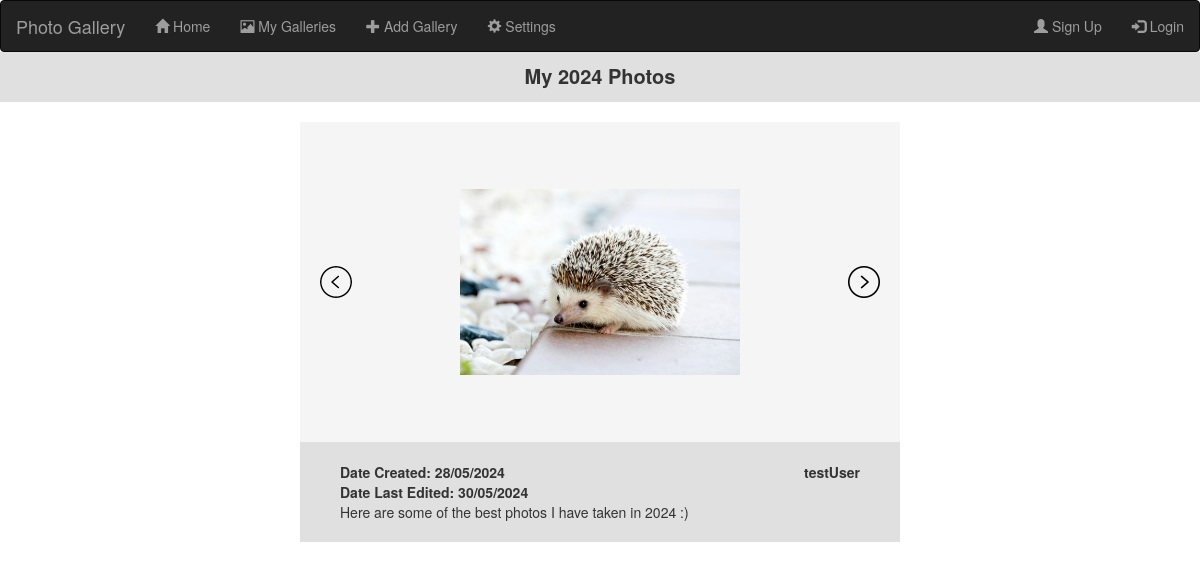
Screenshot of /viewGallery4 with the database file from the repository.
### app.py (models this page shows, shortened)
class Gallery(db.Model):
    __tablename__ = 'galleries'
    id = db.Column(db.Integer, primary_key=True)
    userId = db.Column(db.Integer, db.ForeignKey(User.id))
    numPhotos = db.Column(db.Integer)
    title = db.Column(db.String(40))
    dateCreated = db.Column(db.Date)
    dateLastEdited = db.Column(db.Date)
    description = db.Column(db.Text)
    photos = db.relationship('Photo', backref='gallery')

class Photo(db.Model):
    __tablename__ = 'photos'
    __bind_key__ = 'photos'
    id = db.Column(db.Integer, primary_key=True)
    galleryId = db.Column(db.Integer, db.ForeignKey(Gallery.id))
    photoURL = db.Column(db.String(32))
    thumbnailURL = db.Column(db.String(32))

class User(UserMixin, db.Model):
    __tablename__ = 'users'
    __bind_key__ = 'users'
    id = db.Column(db.Integer, primary_key = True)
    fname = db.Column(db.String(32))
    lname = db.Column(db.String(32))
    email = db.Column(db.String(300), unique = True)
    username = db.Column(db.String(24))
    passwordHash = db.Column(db.String(128))
    galleries = db.relationship('Gallery', backref='user')

### app.py (the view)
@app.route("/viewGallery<int:galleryID>")
def viewGallery(galleryID):
    gallery = getGalleries()[galleryID]
    photos = Photo.query.filter_by(galleryId=gallery['id']).all()
    URLs = {}
    count = 0
    for photo in photos:
        URLs[count] = photo.photoURL
        count += 1
    return render_template('indvGallery.html', URLs = URLs, username = getCurrentUsername(), title = gallery['title'], description = gallery['description'], numPhotos = gallery['numPhotos'], dateCreated = gallery['dateCreated'], dateLastEdited = gallery['dateLastEdited'], galleryUsername = users[gallery['userId']]["username"], loggedIn = isLoggedIn())

### app.py (called while the page is built, shortened)
def getCurrentUsername():
    currentUserID = session.get("userId", None)
    currentUsername = None
    if currentUserID != None:
        currentUsername = loadUser(currentUserID).username
    return currentUsername

def isLoggedIn():
    if 'loggedIn' not in session:
        session['loggedIn'] = False
        session.modified = True
    return session['loggedIn']

def getGalleries(refresh = False):
    return galleries

### templates/indvGallery.html (shortened to what this page needs)
{% extends "base.html" %}
{% block content %}
    <div class = "pageTitle">
        {{title}}
    </div>
    <div id = "indvGallery">
        <div class = "galleryImages">
            <img src = "{{ url_for('static', filename = 'leftArrow.png') }}" class = "leftArrow" onclick = "nextPhoto(-1)">
            <img src = "{{URLs[0]}}" id = "photo" class = "galleryPhoto">
            <img src = "{{ url_for('static', filename = 'rightArrow.png') }}" class = "rightArrow" onclick = "nextPhoto(1)">
        </div>
        <div class = "galleryDetails">
            <div class = "galleryDates">
                Date Created: {{dateCreated.strftime('%d/%m/%Y')}}<br>
                Date Last Edited: {{dateLastEdited.strftime('%d/%m/%Y')}}
            </div>
            <div class = "galleryUser">{{galleryUsername}}</div>
            <div class = "galleryDescription">
                {{description}}
            </div>
        </div>
    </div>
{% endblock %}

### static/style.css (style rules this page uses)
:root { --lightBackground: #F5F5F5; --darkBackground: #E0E0E0; }
.pageTitle { margin: auto; font-size: 20px; background-color: var(--darkBackground); text-align: center; font-weight: bold; height: 50px; padding-top: 10px; }
#indvGallery { width: 50%; margin: auto; background-color: var(--lightBackground); margin-top: 20px; margin-bottom: 50px; }
.galleryImages { text-align: center; height: 320px; display: flex; align-items: center; justify-content: space-between; padding-left: 20px; padding-right: 20px; }
.galleryPhoto { max-height: 300px; max-width: 50%; }
.galleryDetails { background-color: var(--darkBackground); font-weight: bold; padding:20px 40px; }
.galleryDates { float: left; }
.galleryUser { float: right; }
.galleryDescription { margin-top: 40px; background-color: var(--darkBackground); font-weight: normal; }

### rows the page displays
Gallery: title "My 2024 Photos", strftime "28/05/2024", strftime "30/05/2024", description "Here are some of the best photos I have taken in 2024 :)"
Photo: photoURL (picture)
User: username "testUser"
